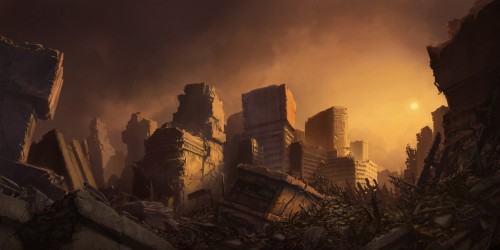
#> input picture Images/Apocalypse.jpg, 500 x 250 px, found by its file name
$ python Histograms.py
#> lines starting #> are read from the running program, lines starting #| are printed output that depends on the picture
from matplotlib import pyplot as plt
import cv2

img = cv2.imread("Images\Apocalypse.jpg")
#> img is the input picture: shape (250, 500, 3); mean B, G, R 34.8, 52.4, 81

gray_image = cv2.cvtColor(img, cv2.COLOR_BGR2GRAY)
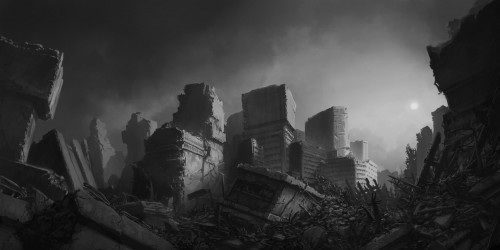
#> gray_image: shape (250, 500); min 3, max 225, mean 58.9
cv2.imshow("GrayScale",gray_image)

hist = cv2.calcHist([gray_image], [0], None, [256], [0, 256])
#> hist = 256 values, max 2586 at index 28, min 0 at index 0, mean 488.3

plt.figure()
plt.title("Grayscale Histogram")
plt.xlabel("Bins")
plt.ylabel("# of Pixels")
plt.plot(hist)
plt.xlim([0, 256])
plt.show()
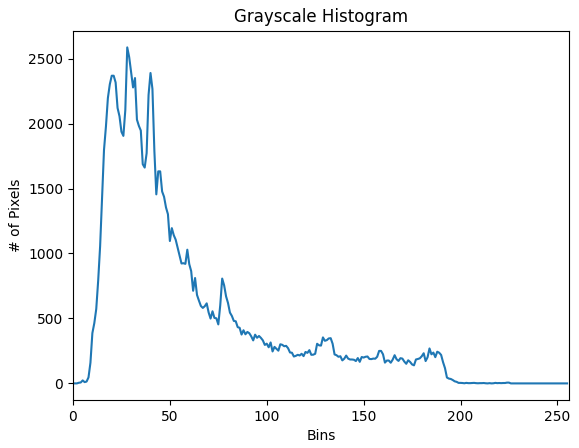
#> figure drawn by matplotlib, 1 panel; curve peaks at x = 28, y = 2586
cv2.waitKey(0)

$ run again, with Images/Galaxy.jpg copied over Images/Apocalypse.jpg
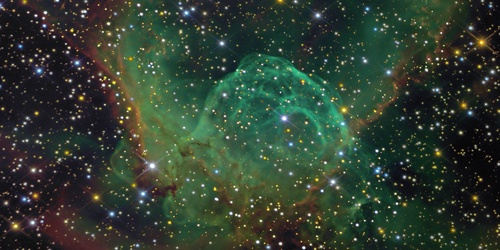
#> input picture Images/Galaxy.jpg, 500 x 250 px, found by its file name
#> img is the input picture: shape (250, 500, 3); mean B, G, R 49.4, 62.5, 48.9
#> `gray_image = cv2.cvtColor(img, cv2.COLOR_BGR2GRAY)`:
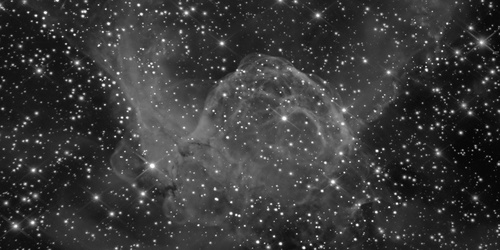
#> gray_image: shape (250, 500); min 1, max 255, mean 56.9
#> hist = 256 values, max 2148 at index 33, min 0 at index 0, mean 488.3
#> `plt.show()`:
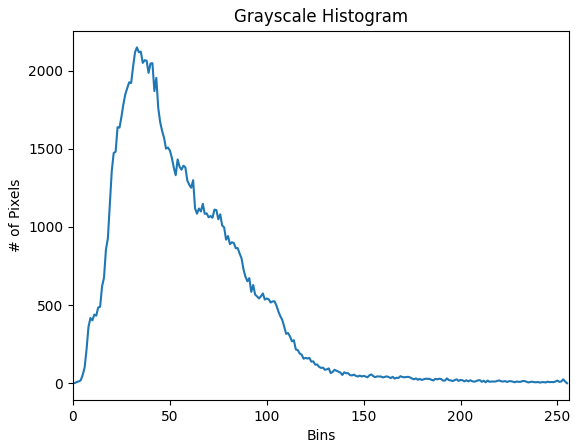
#> figure drawn by matplotlib, 1 panel; curve peaks at x = 33, y = 2148
